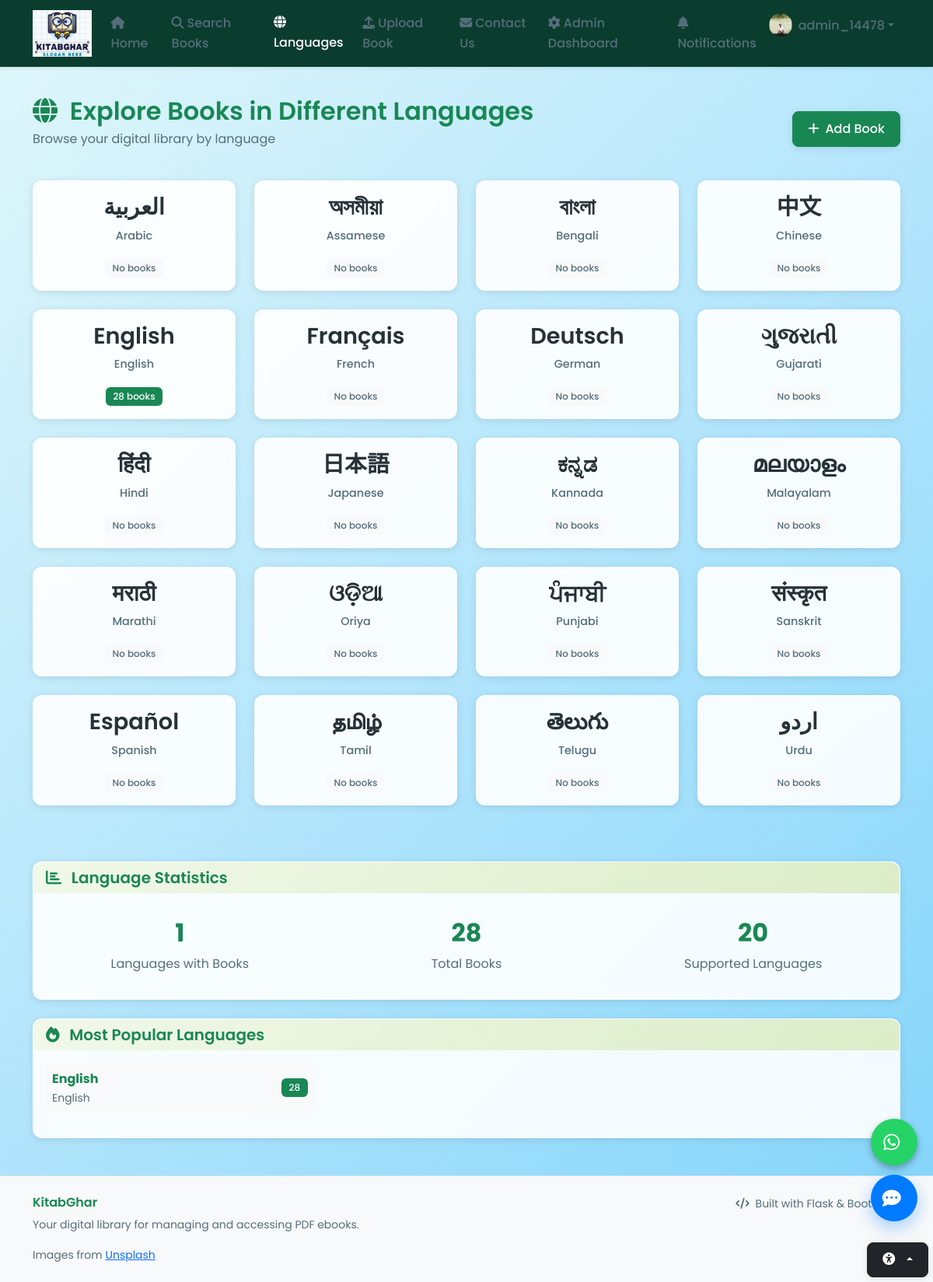
Page /languages (signed in) on the committed database.
### models.py (models this page shows, shortened)
class User(UserMixin, db.Model):
    id = db.Column(db.Integer, primary_key=True)
    username = db.Column(db.String(80), unique=True, nullable=False, index=True)
    email = db.Column(db.String(120), unique=True, nullable=False, index=True)
    password_hash = db.Column(db.String(256), nullable=False)
    role = db.Column(db.String(20), nullable=False, default='user')  # admin, user
    first_name = db.Column(db.String(50), nullable=True)
    last_name = db.Column(db.String(50), nullable=True)
    profile_image = db.Column(db.String(255), nullable=True)  # New field for profile image filename
    created_date = db.Column(db.DateTime, default=datetime.utcnow)
    last_login = db.Column(db.DateTime, nullable=True)
    is_active = db.Column(db.Boolean, default=True)
    uploaded_books = db.relationship('Ebook', backref='uploader', lazy=True, foreign_keys='Ebook.uploaded_by')

### routes.py (the view)
@app.route('/languages')
@login_required
def languages():
    if not current_user.is_authenticated:
        flash('Please log in to view languages.', 'error')
        return redirect(url_for('auth.login'))
    supported_languages = {
        'English': {'native': 'English', 'code': 'en'},
        'Hindi': {'native': 'हिंदी', 'code': 'hi'},
        'Bengali': {'native': 'বাংলা', 'code': 'bn'},
        'Tamil': {'native': 'தமிழ்', 'code': 'ta'},
        'Telugu': {'native': 'తెలుగు', 'code': 'te'},
        'Marathi': {'native': 'मराठी', 'code': 'mr'},
        'Gujarati': {'native': 'ગુજરાતી', 'code': 'gu'},
        'Kannada': {'native': 'ಕನ್ನಡ', 'code': 'kn'},
        'Malayalam': {'native': 'മലയാളം', 'code': 'ml'},
        'Punjabi': {'native': 'ਪੰਜਾਬੀ', 'code': 'pa'},
        'Urdu': {'native': 'اردو', 'code': 'ur'},
        'Assamese': {'native': 'অসমীয়া', 'code': 'as'},
        'Oriya': {'native': 'ଓଡ଼ିଆ', 'code': 'or'},
        'Sanskrit': {'native': 'संस्कृत', 'code': 'sa'},
        'German': {'native': 'Deutsch', 'code': 'de'},
        'French': {'native': 'Français', 'code': 'fr'},
        'Spanish': {'native': 'Español', 'code': 'es'},
        'Japanese': {'native': '日本語', 'code': 'ja'},
        'Chinese': {'native': '中文', 'code': 'zh'},
        'Arabic': {'native': 'العربية', 'code': 'ar'}
    }
    available_languages = db.session.query(
        Ebook.language,
        func.count(Ebook.id).label('count')
    ).group_by(Ebook.language).filter(
        Ebook.language.isnot(None)
    ).filter(Ebook.status == 'approved').all()
    language_data = []
    for language, count in available_languages:
        if language in supported_languages:
            language_data.append({
                'name': language,
                'native': supported_languages[language]['native'],
                'code': supported_languages[language]['code'],
                'count': count
            })
    for lang_name, lang_info in supported_languages.items():
        if not any(l['name'] == lang_name for l in language_data):
            language_data.append({
                'name': lang_name,
                'native': lang_info['native'],
                'code': lang_info['code'],
                'count': 0
            })
    language_data.sort(key=lambda x: x['name'])
    return render_template('languages.html', languages=language_data)

### templates/languages.html (shortened to what this page needs)
{% extends "base.html" %}
{% block content %}
<div class="row">
    <div class="col-12">
        <div class="d-flex justify-content-between align-items-center mb-4">
            <div>
                <h2 class="text-success mb-1">
                    <i class="fas fa-globe me-2"></i>
                    Explore Books in Different Languages
                </h2>
                <p class="text-muted">Browse your digital library by language</p>
            </div>
            <a href="{{ url_for('upload') }}" class="btn btn-success">
                <i class="fas fa-plus me-2"></i>Add Book
            </a>
        </div>
        <div class="row">
            {% for language in languages %}
            <div class="col-lg-3 col-md-4 col-sm-6 mb-4">
                <div class="card h-100 language-card" onclick="window.location.href='{{ url_for('browse', language=language.name) }}'">
                    <div class="card-body text-center d-flex flex-column justify-content-center">
                        <div class="language-native mb-2">
                            {{ language.native }}
                        </div>
                        <div class="language-english text-muted mb-3">
                            {{ language.name }}
                        </div>
                        <div class="book-count">
                            {% if language.count > 0 %}
                                <span class="badge bg-success">{{ language.count }} book{{ 's' if language.count != 1 else '' }}</span>
                            {% else %}
                                <span class="badge bg-light text-muted">No books</span>
                            {% endif %}
                        </div>
                    </div>
                </div>
            </div>
            {% endfor %}
        </div>
        <div class="row mt-5">
            <div class="col-12">
                <div class="card">
                    <div class="card-header">
                        <h5 class="text-success mb-0">
                            <i class="fas fa-chart-bar me-2"></i>
                            Language Statistics
                        </h5>
                    </div>
                    <div class="card-body">
                        <div class="row">
                            <div class="col-md-4 text-center">
                                <div class="stat-item">
                                    <h3 class="text-success">{{ languages|selectattr('count', 'greaterthan', 0)|list|length }}</h3>
                                    <p class="text-muted mb-0">Languages with Books</p>
                                </div>
                            </div>
                            <div class="col-md-4 text-center">
                                <div class="stat-item">
                                    <h3 class="text-success">{{ languages|sum(attribute='count') }}</h3>
                                    <p class="text-muted mb-0">Total Books</p>
                                </div>
                            </div>
                            <div class="col-md-4 text-center">
                                <div class="stat-item">
                                    <h3 class="text-success">{{ languages|length }}</h3>
                                    <p class="text-muted mb-0">Supported Languages</p>
                                </div>
                            </div>
                        </div>
                    </div>
                </div>
            </div>
        </div>
        {% set popular_languages = languages|selectattr('count', 'greaterthan', 0)|sort(attribute='count', reverse=true)|list %}
        {% if popular_languages %}
        <div class="row mt-4">
            <div class="col-12">
                <div class="card">
                    <div class="card-header">
                        <h5 class="text-success mb-0">
                            <i class="fas fa-fire me-2"></i>
                            Most Popular Languages
                        </h5>
                    </div>
                    <div class="card-body">
                        <div class="row">
                            {% for language in popular_languages[:6] %}
                            <div class="col-md-4 mb-3">
                                <div class="d-flex justify-content-between align-items-center p-2 rounded bg-light">
                                    <div>
                                        <strong class="text-success">{{ language.native }}</strong>
                                        <small class="text-muted d-block">{{ language.name }}</small>
                                    </div>
                                    <span class="badge bg-success">{{ language.count }}</span>
                                </div>
                            </div>
                            {% endfor %}
                        </div>
                    </div>
                </div>
            </div>
        </div>
        {% endif %}
    </div>
</div>
{% endblock %}

### templates/base.html (shortened to what this page needs)
<!DOCTYPE html>
<html lang="en" data-bs-theme="light">
<head>
    <link href="https://cdn.jsdelivr.net/npm/bootstrap@5.3.2/dist/css/bootstrap.min.css" rel="stylesheet">
    <link rel="stylesheet" href="https://cdnjs.cloudflare.com/ajax/libs/font-awesome/6.4.0/css/all.min.css">
    <link rel="stylesheet" href="{{ url_for('static', filename='css/custom.css') }}">
    <link rel="stylesheet" href="{{ url_for('static', filename='css/style.css') }}">
</head>
<body>
    <nav class="navbar navbar-expand-lg navbar-dark shadow-sm border-bottom sticky-top" role="navigation" aria-label="Main Navigation">
        <div class="container">
    <a class="navbar-brand" href="{{ url_for('home') }}">
        <img src="{{ url_for('static', filename='images/logo.png') }}" alt="KitabGhar Logo" style="height: 60px; object-fit: contain;">
    </a>
            <div class="collapse navbar-collapse justify-content-between" id="navbarNav">
                <ul class="navbar-nav">
                    <li class="nav-item">
                        <a class="nav-link {% if request.endpoint == 'home' %}active{% endif %}" href="{{ url_for('home') }}">
                            <i class="fas fa-home me-1"></i>Home
                        </a>
                    </li>
                    <li class="nav-item">
                        <a class="nav-link {% if request.endpoint == 'browse' %}active{% endif %}" href="{{ url_for('browse') }}">
                            <i class="fas fa-search me-1"></i>Search Books
                        </a>
                    </li>
                    <li class="nav-item">
                        <a class="nav-link {% if request.endpoint == 'languages' %}active{% endif %}" href="{{ url_for('languages') }}">
                            <i class="fas fa-globe me-1"></i>Languages
                        </a>
                    </li>
                    <li class="nav-item">
                        <a class="nav-link {% if request.endpoint == 'upload' %}active{% endif %}" href="{{ url_for('upload') }}">
                            <i class="fas fa-upload me-1"></i>Upload Book
                        </a>
                    </li>
                    <li class="nav-item">
                        <a class="nav-link {% if request.endpoint == 'contact' %}active{% endif %}" href="{{ url_for('contact') }}">
                            <i class="fas fa-envelope me-1"></i>Contact Us
                        </a>
                    </li>
                    {% if session.get("role") == 'admin' %}
                    <li class="nav-item">
                        <a class="nav-link {% if request.endpoint == 'admin_dashboard' %}active{% endif %}" href="{{ url_for('admin_dashboard') }}">
                            <i class="fas fa-cog me-1"></i>Admin Dashboard
                        </a>
                    </li>
                    {% endif %}
                </ul>
                <ul class="navbar-nav ms-7">
                    {% if current_user.is_authenticated %}
                    <li class="nav-item">
                        <a class="nav-link" href="{{ url_for('notifications') }}">
                            <i class="fas fa-bell me-1"></i>Notifications
                            {% set unread_count = current_user.notifications|selectattr('is_read', 'equalto', False)|list|length %}
                        </a>
                    </li>
                    <li class="nav-item dropdown">
                        <a class="nav-link dropdown-toggle d-flex align-items-center" href="#" id="userDropdown" role="button" data-bs-toggle="dropdown" aria-expanded="false">
                            {% if current_user.profile_image %}
                            <img src="{{ url_for('static', filename='uploads/' + current_user.profile_image) }}" alt="Profile" class="rounded-circle me-2" style="width: 30px; height: 30px;" onerror="this.onerror=null;this.src='{{ url_for('static', filename='images/profile_placeholder.png') }}';">
                            {% endif %}
                            {{ current_user.username }}
                        </a>
                    </li>
                    {% endif %}
                </ul>
            </div>
        </div>
    </nav>
    <div class="accessibility-toolbar">
        <div class="btn-group dropup">
            <button class="btn btn-dark dropdown-toggle" data-bs-toggle="dropdown" aria-expanded="false" aria-label="Accessibility settings">
                <i class="fas fa-universal-access"></i>
            </button>
        </div>
    </div>
    <main class="container my-4">
        {% block content %}{% endblock %}
    </main>
    <footer class="bg-light border-top mt-5 py-4">
        <div class="container">
            <div class="row">
                <div class="col-md-6">
                    <h6 class="text-success">KitabGhar</h6>
                    <p class="text-muted small">Your digital library for managing and accessing PDF ebooks.</p>
                    <p class="text-muted small mb-0">Images from <a href="https://unsplash.com" target="_blank" rel="noopener">Unsplash</a></p>
                </div>
                <div class="col-md-6 text-md-end">
                    <p class="text-muted small mb-0">
                        <i class="fas fa-code me-1"></i>
                        Built with Flask & Bootstrap
                    </p>
                </div>
            </div>
        </div>
    </footer>
    <button id="chat-toggle" type="button" aria-label="Open chat assistant" aria-expanded="false">
        <i class="fas fa-comment-dots" aria-hidden="true"></i>
    </button>
    <a href="https://wa.me/916294308707?text=Hello%20KitabGhar%2C%20I%20need%20help%20with%20the%20library."
       class="whatsapp-float"
       target="_blank"
       rel="noopener noreferrer"
       aria-label="Chat with us on WhatsApp"
       title="Chat with us on WhatsApp">
        <i class="fab fa-whatsapp"></i>
    </a>
</body>
</html>

### rows in the picture
User: profile_image (picture), username "admin_14478"

### other values in the picture
{{ language.native }} "العربية" "অসমীয়া" "বাংলা" "中文" "English" "Français" "Deutsch" "ગુજરાતી" "हिंदी" "日本語" "ಕನ್ನಡ" "മലയാളം" "मराठी" "ଓଡ଼ିଆ" "ਪੰਜਾਬੀ" "संस्कृत" "Español" "தமிழ்" "తెలుగు" "اردو"
{{ language.name }} "Arabic" "Assamese" "Bengali" "Chinese" "English" "French" "German" "Gujarati" "Hindi" "Japanese" "Kannada" "Malayalam" "Marathi" "Oriya" "Punjabi" "Sanskrit" "Spanish" "Tamil" "Telugu" "Urdu"
{{ language.count }} "28"
{{ 's' if language.count != 1 else '' }} "s"
{{ languages|selectattr('count', 'greaterthan', 0)|list|length }} "1"
{{ languages|sum(attribute='count') }} "28"
{{ languages|length }} "20"
{{ language.native }} "English"
{{ language.name }} "English"
